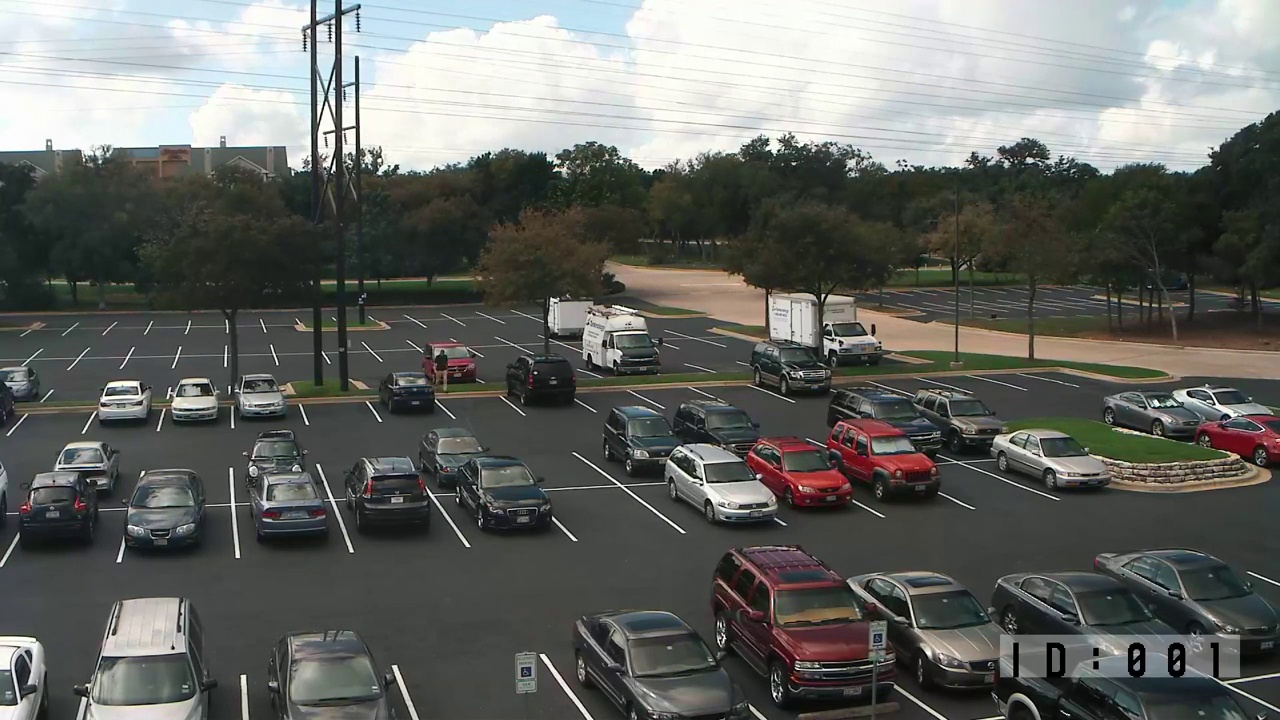
#> input picture Parkora-backend/detection/reference.jpg, 1280 x 720 px
$ python spot_picker.py
#> lines starting #> are read from the running program, lines starting #| are printed output that depends on the picture; after the words box and inside, x2 and y2 are one past the last pixel; in counts of white or black regions, pixels touching at a corner belong together
"""
spot_picker.py — Step 1: Define your parking spots
────────────────────────────────────────────────────
Run this on the reference.jpg image produced by extract_frame.py.
Click exactly 4 corners of each parking spot to define it as a polygon.

Why polygons instead of rectangles?
  Real parking spots are often at an angle. A polygon with 4 clicked
  corners fits any orientation precisely, while a rectangle would
  either miss part of the spot or include too much of the neighbor.

Controls:
  Left click     → add a corner point (4 per spot)
  ENTER / SPACE  → confirm current spot and start the next one
  Z              → undo last point
  D              → delete last completed spot
  S              → save all spots to parking_spots.json and exit
  Q / ESC        → quit without saving

Output:
  parking_spots.json  — list of polygons, each as [[x1,y1],[x2,y2],[x3,y3],[x4,y4]]
"""

import cv2
import json
import sys
import os
import numpy as np


# Each completed spot gets a different color so they're easy to distinguish
COLORS = [
    (52, 235, 143),   # green
    (52, 180, 235),   # blue
    (235, 180, 52),   # orange
    (235, 52, 180),   # pink
    (180, 52, 235),   # purple
    (235, 235, 52),   # yellow
]
POINT_RADIUS   = 6
LINE_THICKNESS = 2
FONT           = cv2.FONT_HERSHEY_SIMPLEX


def draw_state(frame, spots, current_points):
    """
    Render all completed spots (filled polygons) and the
    in-progress polygon (yellow dots + lines) onto a copy of the frame.
    """
    overlay = frame.copy()

    # Draw all confirmed spots with a semi-transparent fill
    for i, spot in enumerate(spots):
        pts   = np.array(spot, dtype=np.int32)
        color = COLORS[i % len(COLORS)]
        # fillPoly needs BGR so we reverse the RGB color tuple
        cv2.fillPoly(overlay, [pts], color[::-1])
        cv2.polylines(overlay, [pts], True, color[::-1], LINE_THICKNESS)
        # Spot number label at the center
        cx = int(np.mean(pts[:, 0]))
        cy = int(np.mean(pts[:, 1]))
        cv2.putText(overlay, f"#{i+1}", (cx - 10, cy + 6),
                    FONT, 0.55, (255, 255, 255), 2, cv2.LINE_AA)

    # Blend the filled overlay with the original frame (40% fill opacity)
    out = cv2.addWeighted(overlay, 0.40, frame, 0.60, 0)

    # Draw the in-progress polygon in yellow
    if current_points:
        for j, pt in enumerate(current_points):
            cv2.circle(out, pt, POINT_RADIUS, (0, 255, 255), -1)
            if j > 0:
                cv2.line(out, current_points[j - 1], pt, (0, 255, 255), LINE_THICKNESS)
        # Show a faint closing line back to the first point
        if len(current_points) > 1:
            cv2.line(out, current_points[-1], current_points[0], (0, 255, 255), 1)

    # HUD — instructions shown at the top of the window
    pts_remaining = max(0, 4 - len(current_points))
    hud_lines = [
        f"Spots defined: {len(spots)}",
        f"Click {pts_remaining} more point(s)  [4 per spot]"
        if pts_remaining > 0 else "ENTER or SPACE = confirm spot",
        "Z = undo last point   D = delete last spot",
        "S = save & exit       Q = quit without saving",
    ]
    for k, line in enumerate(hud_lines):
        y = 28 + k * 26
        # Black outline first for readability on any background
        cv2.putText(out, line, (10, y), FONT, 0.58, (0, 0, 0),   3, cv2.LINE_AA)
        cv2.putText(out, line, (10, y), FONT, 0.58, (255, 255, 255), 1, cv2.LINE_AA)

    return out


def mouse_callback(event, x, y, flags, state):
    """Called by OpenCV on every mouse event inside the window."""
    if event == cv2.EVENT_LBUTTONDOWN:
        state["current"].append((x, y))
        state["dirty"] = True


def main():
    # ── Resolve image path ──────────────────────────────────────────────────
    if len(sys.argv) > 1:
        img_path = sys.argv[1]
    else:
        # If no argument given, look for the default output of extract_frame.py
        for candidate in ["reference.jpg", "reference.png", "frame.jpg"]:
            if os.path.exists(candidate):
                img_path = candidate
                break
        else:
            print("Usage: python spot_picker.py <image_path>")
            print("  e.g. python spot_picker.py reference.jpg")
            print("  Run extract_frame.py first to generate reference.jpg")
            sys.exit(1)

    frame = cv2.imread(img_path)
#> frame is the input picture: shape (720, 1280, 3); mean B, G, R 100.8, 104.8, 102.9
    if frame is None:
        print(f"[ERROR] Could not load image: {img_path}")
        sys.exit(1)

    h, w = frame.shape[:2]
#> h = 720; w = 1280
    print(f"[INFO] Loaded {img_path}  ({w}×{h})")
#| [INFO] Loaded reference.jpg  (1280×720)
    print("[INFO] Click 4 corners per parking spot, then press ENTER to confirm.")

    spots = []
    state = {"current": [], "dirty": True}

    cv2.namedWindow("Spot Picker", cv2.WINDOW_NORMAL)
    cv2.resizeWindow("Spot Picker", min(w, 1280), min(h, 720))
    cv2.setMouseCallback("Spot Picker", mouse_callback, state)

    while True:
        if state["dirty"]:
            vis = draw_state(frame.copy(), spots, state["current"])
#> after the loop in draw_state, `for k, line in enumerate(hud_lines):`:
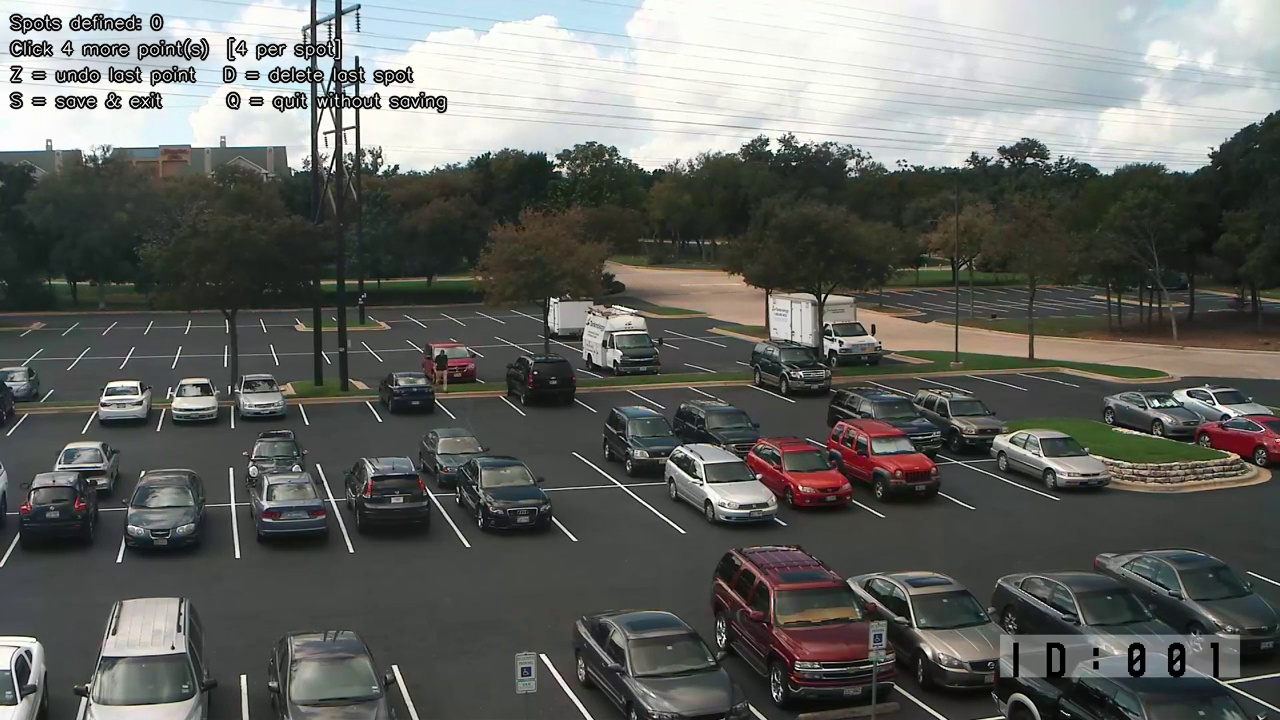
#> out: shape (720, 1280, 3); 1.69% of pixels changed, all inside (x1, y1, x2, y2) = (9, 13, 448, 114)
            cv2.imshow("Spot Picker", vis)
            state["dirty"] = False

        key = cv2.waitKey(20) & 0xFF
#> (key q is pressed here)

        # ENTER or SPACE — confirm the current spot
        if key in (13, 32):
            if len(state["current"]) >= 3:
                spots.append(state["current"].copy())
                print(f"  Spot #{len(spots)} confirmed with {len(state['current'])} points.")
                state["current"] = []
                state["dirty"]   = True
            else:
                print("[WARN] Need at least 3 points to confirm a spot.")

        # Z — undo the last clicked point
        elif key == ord("z"):
            if state["current"]:
                state["current"].pop()
                state["dirty"] = True

        # D — delete the last completed spot
        elif key == ord("d"):
            if spots:
                spots.pop()
                print(f"  Last spot deleted. {len(spots)} spots remaining.")
                state["dirty"] = True

        # S — save all spots to JSON and exit
        elif key == ord("s"):
            if not spots:
                print("[WARN] No spots to save yet!")
            else:
                out_path = "spots.json"
                with open(out_path, "w") as f:
                    json.dump(spots, f, indent=2)
                print(f"\n[SAVED] {len(spots)} spots → {out_path}")
                print("[NEXT]  Run: python detector.py")
                break

        # Q or ESC — quit without saving
        elif key in (ord("q"), 27):
            print("[INFO] Quit without saving.")
            break

    cv2.destroyAllWindows()


if __name__ == "__main__":
    main()
